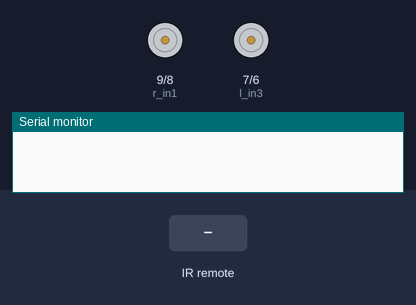
This sketch was run on a simulated Arduino Uno, built with avr-gcc and run on an emulated ATmega328P. On the bench: motor-driver pin pairs drawn as motors (green arrow = first pin HIGH = forward, orange = second pin HIGH = backward, longer = more drive, scaled by the enable pin), the last lines printed to the serial monitor. Inputs (shaded band) come from the test bench.

Above: at 1.2 s.
1.3 s: infrared code 0xF30CFF00 received
At 2.2 s:
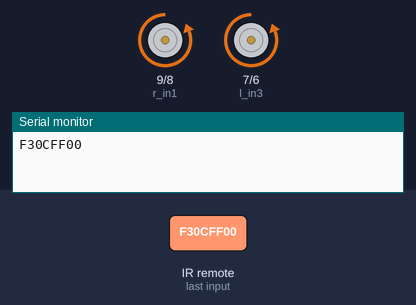
4.3 s: infrared code 0xBF40FF00 received
At 6.1 s:
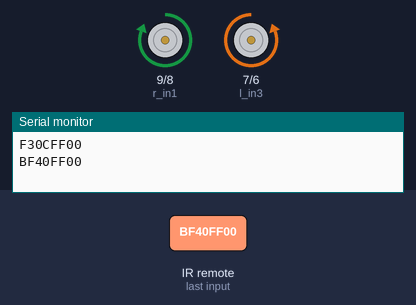
7.3 s: infrared code 0xBB44FF00 received
At 8.8 s:
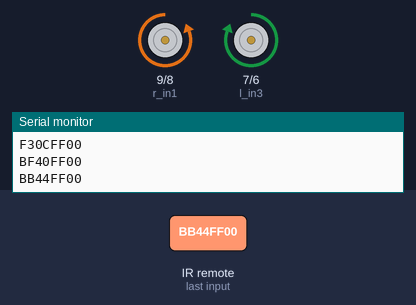
Timing chart, 0 to 11.8 s (numbered marks = the images above; inputs shaded):
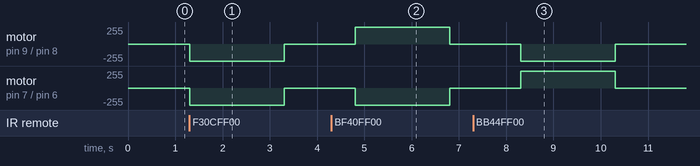

Measured:
- after the input at 1.3 s, motor on pin 9 (r_in1) / pin 8 (r_in2), motor on pin 7 (l_in3) / pin 6 (l_in4): stopped → backward 255/255 at once, → stopped 2.0 s later
- after the input at 4.3 s, motor on pin 9 (r_in1) / pin 8 (r_in2): stopped → forward 255/255 after 0.50 s, → stopped 2.0 s later; motor on pin 7 (l_in3) / pin 6 (l_in4): stopped → backward 255/255 after 0.50 s, → stopped 2.0 s later
- after the input at 7.3 s, motor on pin 9 (r_in1) / pin 8 (r_in2): stopped → backward 255/255 after 1.0 s, → stopped 2.0 s later; motor on pin 7 (l_in3) / pin 6 (l_in4): stopped → forward 255/255 after 1.0 s, → stopped 2.0 s later

The sketch:

ir_remote_control.ino
```cpp
#include <IRremote.h>
IRrecv IR(3);
const int r_ena=10;
const int l_ena=11;
const int r_in1=9;
const int r_in2=8;
const int l_in3=7;
const int l_in4=6;
int speeds=255, data=0;
void setup() {
  pinMode(r_ena,OUTPUT);
  pinMode(r_in1,OUTPUT);
  pinMode(r_in2,OUTPUT);
  pinMode(l_ena,OUTPUT);
  pinMode(l_in3,OUTPUT);
  pinMode(l_in4,OUTPUT);
  digitalWrite(r_in1,LOW);
  digitalWrite(r_in2,LOW);
  digitalWrite(l_in3,LOW);
  digitalWrite(l_in4,LOW);
  analogWrite(r_ena,0);
  analogWrite(l_ena,0);
  // put your setup code here, to run once:
  IR.enableIRIn();
  Serial.begin(9600);
}

void loop() {
  // put your main code here, to run repeatedly:
   if(IR.decode())
   {
      Serial.println( IR.decodedIRData.decodedRawData, HEX);
      if(IR.decodedIRData.decodedRawData== 0xF30CFF00)
      {
          forward();
          delay(2000);
          backward();
      }
      if(IR.decodedIRData.decodedRawData== 0xBF40FF00)
      {
          rightward();
          delay(2000);
          backward();
      }
      if(IR.decodedIRData.decodedRawData== 0xBB44FF00)
      {
          leftward();
          delay(2000);
          backward();
      }
      if(IR.decodedIRData.decodedRawData== 0xE916FF00)
      {
          backward();
      }
      delay(1500);
      IR.resume();
   }
}
void backward(){
  digitalWrite(r_in1,HIGH);
  digitalWrite(r_in2,LOW);
  digitalWrite(l_in3,HIGH);
  digitalWrite(l_in4,LOW);
  analogWrite(r_ena,0);
  analogWrite(l_ena,0);
}

void forward(){
  digitalWrite(r_in1,LOW);
  digitalWrite(r_in2,HIGH);
  digitalWrite(l_in3,LOW);
  digitalWrite(l_in4,HIGH);
  analogWrite(r_ena,speeds);
  analogWrite(l_ena,speeds);
}

void rightward(){
  digitalWrite(r_in1,HIGH);
  digitalWrite(r_in2,LOW);
  digitalWrite(l_in3,LOW);
  digitalWrite(l_in4,HIGH);
  analogWrite(r_ena,speeds);
  analogWrite(l_ena,speeds);
}

void leftward(){
  digitalWrite(r_in1,LOW);
  digitalWrite(r_in2,HIGH);
  digitalWrite(l_in3,HIGH);
  digitalWrite(l_in4,LOW);
  analogWrite(r_ena,speeds);
  analogWrite(l_ena,speeds);
}
```
